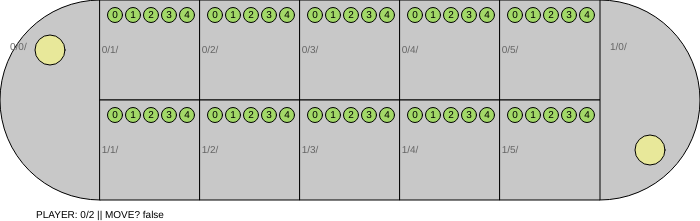
Frame 1 (no input)
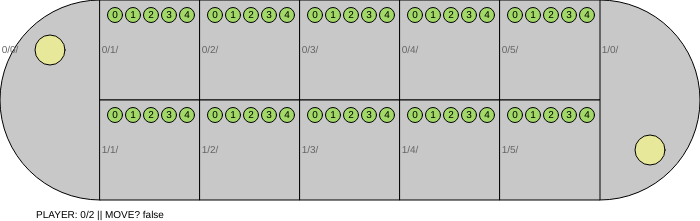
Frame 60 (no input)
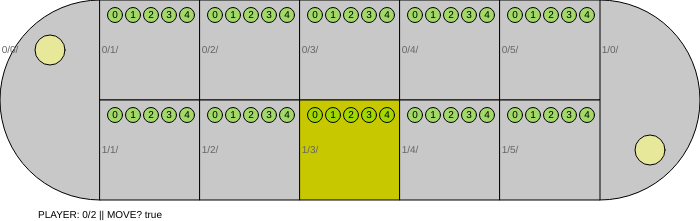
Frame 120 (the mouse pressed at the canvas centre since frame 60)

The p5.js sketch that drew these frames (run headless with seeded random() and noise() and a simulated clock; from frame 60 on, the mouse is pressed at the canvas centre):

// p5.js sketch
// ── sketch.js
var SquareSize = 100;
var BigStoneR = 30;
var BigStoneColor;

var SmallStonePerSq = 5;
var SmallStoneR = 15;
var SmallStoneColor;

var NPlayer = 2;
var PlayerTurn = 0;

var TheBlock = [];
var BlockColor;
var HlBlockColor;


var DirectionShow = 0;
var ToMove = false;

function setup() {
  createCanvas(700, 221);

  BigStoneColor = color(255,255,123,150);
  SmallStoneColor = color(122,234,0,123);
  BlockColor = color(200,200,200);
  HlBlockColor = color(200,200,0);

  for (var i=0; i<NPlayer; i++){
    TheBlock[i] = [];
    for (var j=0; j<6;j++){
      TheBlock[i][j] = new Block();
      TheBlock[i][j].player = i;
      TheBlock[i][j].pos = j;
      if (j==0) {
        TheBlock[i][j].quan =true;
        TheBlock[i][j].BigStone = 1;
        TheBlock[i][j].SmallStone = 0;
        TheBlock[i][j].y = 0;
        if (i==0) {
          TheBlock[i][j].x = 0; 
        } else {
          TheBlock[i][j].x = 6*SquareSize;
        }
      } else {
        TheBlock[i][j].y = i*SquareSize;
        TheBlock[i][j].x = j*SquareSize;
        TheBlock[i][j].BigStone = 0;
        TheBlock[i][j].SmallStone = SmallStonePerSq;
      }
    }
  }


}

function draw() {
  background(255);
  DrawTable();
  DrawDirection();
  DrawInformation();
}

function DrawTable(){
  for (var i=0; i<NPlayer; i++){
    TheBlock[i][0].display();
  }
  for (var i=0; i<NPlayer; i++){
    for (var j=1; j<6;j++){
      TheBlock[i][j].display();
    }
  } 

}


function mousePressed() {
  var hlX = int(mouseX);
  var hlY = int(mouseY);
  var hlPlayer = 0;
  var hlBlock = 0;
  for (var i=0; i<NPlayer; i++){
    for (var j=0; j<6; j++){
      if (mouseX >= TheBlock[i][j].x && mouseX < TheBlock[i][j].x+SquareSize) {
        if (mouseY >= TheBlock[i][j].y && mouseY < TheBlock[i][j].y+SquareSize && j != 0) {
          //TheBlock[i][j].selected == true;
          hlPlayer = i;
          hlBlock = j;
        }
        if (mouseY >= TheBlock[i][j].y && mouseY < TheBlock[i][j].y+2*SquareSize && j == 0) {
          //TheBlock[i][j].selected == true;
          hlPlayer = i;
          hlBlock = j;   
        } 
      }
    }
  }               
  //
  if (ToMove){
    for (var i=0; i<NPlayer; i++){
      for (var j=0; j<6; j++){ 
        // check if the mouse click to the triangle
        if (TheBlock[i][j].selected && hlPlayer == i && hlBlock == j-1){
          print("LEFT");
        } else if (TheBlock[i][j].selected && hlPlayer == i && hlBlock == j+1){
          print("RIGHT");
        } else if  (TheBlock[i][j].selected && hlPlayer == i && hlBlock == j){
          TheBlock[i][j].selected = false;
          ToMove = false;
          print ("NO MOVE");
        }
      }
    }
  } else {

    //print("hlPlayer = "+str(hlPlayer)+", hlBlock="+str(hlBlock));
    for (var i=0; i<NPlayer; i++){
      for (var j=1; j<6; j++){ 
        if (hlPlayer == i && hlBlock == j) {
          TheBlock[i][j].selected = !TheBlock[i][j].selected;
          ToMove = !ToMove;
          print("MOVE");
        } else{ 
          TheBlock[i][j].selected = false;
        }
      }
    } 
  }
}

function DrawDirection() {
  for (var i=0; i<NPlayer; i++){
    for (var j=0; j<6; j++){ 
      if (TheBlock[i][j].selected) {
        DirectionShow++;
        if (DirectionShow < 60) {
          DirectionShow++;
          fill(HlBlockColor);
          stroke(0);
          triangle(TheBlock[i][j].x-0.1*SquareSize, TheBlock[i][j].y+0.1*SquareSize, TheBlock[i][j].x-0.1*SquareSize, TheBlock[i][j].y+0.9*SquareSize,  TheBlock[i][j].x-SquareSize/3, TheBlock[i][j].y+SquareSize/2);
          triangle(TheBlock[i][j].x+1.1*SquareSize, TheBlock[i][j].y+0.1*SquareSize, TheBlock[i][j].x+1.1*SquareSize, TheBlock[i][j].y+0.9*SquareSize,  TheBlock[i][j].x+SquareSize*4/3, TheBlock[i][j].y+SquareSize/2);
        } else {
          DirectionShow++;
          if (DirectionShow == 120 )
          DirectionShow=0;
        }

        
      }
     
    }
  }      
}

function DrawInformation() {
  fill(0);
  textSize(10);
  text("PLAYER: "+str(PlayerTurn)+"/"+str(NPlayer)+" || MOVE? "+str(ToMove),SquareSize, 215)
}

// ── Block.js
function Block(){
  this.x = 0;
  this.y = 0;
  this.pos = 0;
  this.player = 0;
  this.quan = false; // ?
  this.SmallStone = 0;
  this.BigStone = 0;
  this.selected = false;

  this.display = function() {
    if (this.selected){
      fill(HlBlockColor);
    } else {
      fill(BlockColor);
    }

    stroke(0);
    if (this.quan) {
      if (this.player==0){
        arc(SquareSize, SquareSize, SquareSize*2, SquareSize*2, PI/2, -PI/2, OPEN);
      } else {
        arc(6*SquareSize, SquareSize, SquareSize*2, SquareSize*2, -PI/2, PI/2, OPEN); 
      }
    } else {
      rect(this.pos*SquareSize,this.player*SquareSize,SquareSize,SquareSize);
    }

    // draw stones
    if (this.quan) {
      if (this.player==0){
        fill(BigStoneColor);
        for (var i = 0; i < this.BigStone; i++) {
          ellipse(this.x+SquareSize/2, this.y+SquareSize*1/2, BigStoneR, BigStoneR);
        }  

        if (this.SmallStone < 20) {
          for (var i = 0; i < this.SmallStone; i++) {
            stroke(0);
            fill(SmallStoneColor);
            var rowstone = floor(i/5);
            var colstone = int(i%5);
            var xstone = this.x+SmallStoneR*(colstone*1.2+1);
            var ystone = this.y+SquareSize*1.8/3+SmallStoneR*(rowstone*1.2+1);
            ellipse(xstone, ystone, SmallStoneR, SmallStoneR);
            textSize(SmallStoneR/1.5);
            noStroke();
            fill(0);
            textAlign(CENTER,CENTER);
            text(str(i),xstone,ystone)   
          }    
        } else { 
          stroke(0);
          fill(SmallStoneColor);
          var xstone = this.x+SmallStoneR;
          var ystone = this.y+SquareSize*1.8/3+SmallStoneR;
          for (var z=3; z>=0; z--) {
            ellipse(xstone+2*z, ystone+z, SmallStoneR, SmallStoneR);
          }
          textSize(SmallStoneR/1.5);
          noStroke();
          fill(0);
          textAlign(CENTER,CENTER);
          text(str(this.SmallStone),xstone,ystone)    
        }
      } else {
        fill(BigStoneColor);
        for (var i = 0; i < this.BigStone; i++) {
          ellipse(this.x+SquareSize/2, this.y+SquareSize*3/2, BigStoneR, BigStoneR);
        }  
        
        if (this.SmallStone < 20) {
          for (var i = 0; i < this.SmallStone; i++) {
            stroke(0);
            fill(SmallStoneColor);
            var rowstone = floor(i/5);
            var colstone = int(i%5);
            var xstone = this.x+SmallStoneR*(colstone*1.2+1);
            var ystone = this.y+SquareSize*1.8/3+SmallStoneR*(rowstone*1.2+1);
            ellipse(xstone, ystone, SmallStoneR, SmallStoneR);
            textSize(SmallStoneR/1.5);
            noStroke();
            fill(0);
            textAlign(CENTER,CENTER);
            text(str(i),xstone,ystone)   
          }    
        } else { 
          stroke(0);
          fill(SmallStoneColor);
          var xstone = this.x+SmallStoneR;
          var ystone = this.y+SquareSize*1.8/3+SmallStoneR;
          for (var z=3; z>=0; z--) {
            ellipse(xstone+2*z, ystone+z, SmallStoneR, SmallStoneR);
          }
          textSize(SmallStoneR/1.5);
          noStroke();
          fill(0);
          textAlign(CENTER,CENTER);
          text(str(this.SmallStone),xstone,ystone)    
        }                              
      }
    } else {

      for (var i = 0; i < this.SmallStone; i++) {
        stroke(0);
        fill(SmallStoneColor);
        var rowstone = floor(i/5);
        var colstone = int(i%5);
        var xstone = this.x+SmallStoneR*(colstone*1.2+1);
        var ystone = this.y +SmallStoneR*(rowstone*1.2+1);
        ellipse(xstone, ystone, SmallStoneR, SmallStoneR);
        textSize(SmallStoneR/1.5);
        noStroke();
        fill(0);
        textAlign(CENTER,CENTER);
        text(str(i),xstone,ystone)
      }    
    }                  
    fill (100);
    noStroke();
    textSize(10);
    text(str(this.player)+"/"+str(this.pos)+"/",this.x+0.1*SquareSize,this.y+SquareSize/2); 
  }

}

// ── Stone.js
function Stone(){
  this.x = random(width);
  this.y = random(height);
  this.r = 10;
  this.eaten = false;
  this.color =  color(10, 206, 15); 

  this.move = function(newX, newY) {
      this.x = newX;
      this.y = newY;
  };
  this.highlight = function(newX, newY) {
    this.color =  color(10, 206, 15,155)   
  };
  this.display = function() {
    fill(this.color);
    stroke(0);
    //ellipse(100,100,30,30);
    ellipse(this.x, this.y, this.r, this.r);

  }  
}
